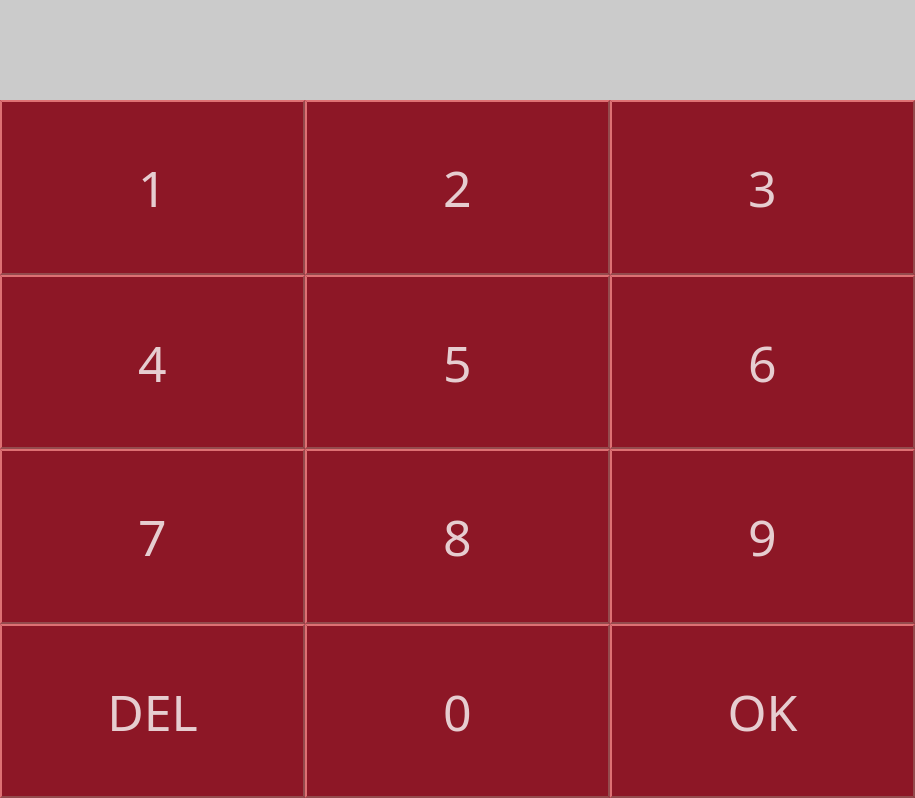
<?xml version="1.0" encoding="UTF-8"?>
<ui version="4.0">
 <class>main</class>
 <widget class="QMainWindow" name="main">
  <property name="geometry">
   <rect>
    <x>0</x>
    <y>0</y>
    <width>915</width>
    <height>798</height>
   </rect>
  </property>
  <property name="windowTitle">
   <string>MainWindow</string>
  </property>
  <property name="styleSheet">
   <string notr="true">#main{
background:transparent;
border-radius: 20px;
}
#base{
	background-color: rgba(59,22,66,120);

	border-radius: 20px;
}

#frame{
border-radius: 20px;
}

QPushButton{
	background-color: rgb(141, 23, 38);
	color: rgba(255, 255, 255,200);
    border-style: outset;
    padding: 2px;
    font: 50px Arial Black;
    border-width: 2px;
	border-color: rgb(148, 75, 77);
}

#texto{
	background-color: rgb(203, 203, 203);

}</string>
  </property>
  <widget class="QWidget" name="base">
   <property name="styleSheet">
    <string notr="true"/>
   </property>
   <layout class="QVBoxLayout" name="verticalLayout">
    <property name="spacing">
     <number>0</number>
    </property>
    <property name="leftMargin">
     <number>0</number>
    </property>
    <property name="topMargin">
     <number>0</number>
    </property>
    <property name="rightMargin">
     <number>0</number>
    </property>
    <property name="bottomMargin">
     <number>0</number>
    </property>
    <item>
     <widget class="QFrame" name="frame">
      <property name="frameShape">
       <enum>QFrame::StyledPanel</enum>
      </property>
      <property name="frameShadow">
       <enum>QFrame::Raised</enum>
      </property>
      <layout class="QVBoxLayout" name="verticalLayout_2">
       <property name="spacing">
        <number>0</number>
       </property>
       <property name="leftMargin">
        <number>0</number>
       </property>
       <property name="topMargin">
        <number>0</number>
       </property>
       <property name="rightMargin">
        <number>0</number>
       </property>
       <property name="bottomMargin">
        <number>0</number>
       </property>
       <item>
        <widget class="QWidget" name="c_texto" native="true">
         <property name="minimumSize">
          <size>
           <width>0</width>
           <height>100</height>
          </size>
         </property>
         <property name="maximumSize">
          <size>
           <width>16777215</width>
           <height>100</height>
          </size>
         </property>
         <layout class="QHBoxLayout" name="horizontalLayout_6">
          <property name="spacing">
           <number>0</number>
          </property>
          <property name="leftMargin">
           <number>0</number>
          </property>
          <property name="topMargin">
           <number>0</number>
          </property>
          <property name="rightMargin">
           <number>0</number>
          </property>
          <property name="bottomMargin">
           <number>0</number>
          </property>
          <item>
           <widget class="QLabel" name="texto">
            <property name="sizePolicy">
             <sizepolicy hsizetype="Expanding" vsizetype="Expanding">
              <horstretch>0</horstretch>
              <verstretch>0</verstretch>
             </sizepolicy>
            </property>
            <property name="font">
             <font>
              <pointsize>40</pointsize>
              <bold>true</bold>
             </font>
            </property>
            <property name="styleSheet">
             <string notr="true">#QPushButton{
	background-color: rgb(170, 170, 127);
}</string>
            </property>
            <property name="text">
             <string/>
            </property>
            <property name="alignment">
             <set>Qt::AlignCenter</set>
            </property>
           </widget>
          </item>
         </layout>
        </widget>
       </item>
       <item>
        <widget class="QWidget" name="text" native="true">
         <property name="styleSheet">
          <string notr="true">#QPushButton{
size:100x100
}</string>
         </property>
         <layout class="QGridLayout" name="gridLayout">
          <property name="leftMargin">
           <number>0</number>
          </property>
          <property name="topMargin">
           <number>0</number>
          </property>
          <property name="rightMargin">
           <number>0</number>
          </property>
          <property name="bottomMargin">
           <number>0</number>
          </property>
          <property name="spacing">
           <number>0</number>
          </property>
          <item row="0" column="0">
           <widget class="QWidget" name="B1" native="true">
            <layout class="QHBoxLayout" name="horizontalLayout">
             <property name="spacing">
              <number>0</number>
             </property>
             <property name="leftMargin">
              <number>0</number>
             </property>
             <property name="topMargin">
              <number>0</number>
             </property>
             <property name="rightMargin">
              <number>0</number>
             </property>
             <property name="bottomMargin">
              <number>0</number>
             </property>
             <item>
              <widget class="QPushButton" name="btn1">
               <property name="sizePolicy">
                <sizepolicy hsizetype="Minimum" vsizetype="Expanding">
                 <horstretch>0</horstretch>
                 <verstretch>0</verstretch>
                </sizepolicy>
               </property>
               <property name="font">
                <font>
                 <family>Arial Black</family>
                 <pointsize>-1</pointsize>
                 <italic>false</italic>
                 <bold>false</bold>
                </font>
               </property>
               <property name="text">
                <string>1</string>
               </property>
              </widget>
             </item>
            </layout>
           </widget>
          </item>
          <item row="0" column="1">
           <widget class="QWidget" name="B2" native="true">
            <layout class="QVBoxLayout" name="verticalLayout_3">
             <property name="spacing">
              <number>0</number>
             </property>
             <property name="leftMargin">
              <number>0</number>
             </property>
             <property name="topMargin">
              <number>0</number>
             </property>
             <property name="rightMargin">
              <number>0</number>
             </property>
             <property name="bottomMargin">
              <number>0</number>
             </property>
             <item>
              <widget class="QPushButton" name="btn2">
               <property name="sizePolicy">
                <sizepolicy hsizetype="Minimum" vsizetype="Expanding">
                 <horstretch>0</horstretch>
                 <verstretch>0</verstretch>
                </sizepolicy>
               </property>
               <property name="font">
                <font>
                 <family>Arial Black</family>
                 <pointsize>-1</pointsize>
                 <italic>false</italic>
                 <bold>false</bold>
                </font>
               </property>
               <property name="text">
                <string>2</string>
               </property>
              </widget>
             </item>
            </layout>
           </widget>
          </item>
          <item row="0" column="2">
           <widget class="QWidget" name="B3" native="true">
            <layout class="QHBoxLayout" name="horizontalLayout_2">
             <property name="spacing">
              <number>0</number>
             </property>
             <property name="leftMargin">
              <number>0</number>
             </property>
             <property name="topMargin">
              <number>0</number>
             </property>
             <property name="rightMargin">
              <number>0</number>
             </property>
             <property name="bottomMargin">
              <number>0</number>
             </property>
             <item>
              <widget class="QPushButton" name="btn3">
               <property name="sizePolicy">
                <sizepolicy hsizetype="Minimum" vsizetype="Expanding">
                 <horstretch>0</horstretch>
                 <verstretch>0</verstretch>
                </sizepolicy>
               </property>
               <property name="font">
                <font>
                 <family>Arial Black</family>
                 <pointsize>-1</pointsize>
                 <italic>false</italic>
                 <bold>false</bold>
                </font>
               </property>
               <property name="text">
                <string>3</string>
               </property>
              </widget>
             </item>
            </layout>
           </widget>
          </item>
          <item row="1" column="0">
           <widget class="QWidget" name="B4" native="true">
            <layout class="QHBoxLayout" name="horizontalLayout_3">
             <property name="spacing">
              <number>0</number>
             </property>
             <property name="leftMargin">
              <number>0</number>
             </property>
             <property name="topMargin">
              <number>0</number>
             </property>
             <property name="rightMargin">
              <number>0</number>
             </property>
             <property name="bottomMargin">
              <number>0</number>
             </property>
             <item>
              <widget class="QPushButton" name="btn4">
               <property name="sizePolicy">
                <sizepolicy hsizetype="Minimum" vsizetype="Expanding">
                 <horstretch>0</horstretch>
                 <verstretch>0</verstretch>
                </sizepolicy>
               </property>
               <property name="font">
                <font>
                 <family>Arial Black</family>
                 <pointsize>-1</pointsize>
                 <italic>false</italic>
                 <bold>false</bold>
                </font>
               </property>
               <property name="text">
                <string>4</string>
               </property>
              </widget>
             </item>
            </layout>
           </widget>
          </item>
          <item row="1" column="1">
           <widget class="QWidget" name="B5" native="true">
            <layout class="QHBoxLayout" name="horizontalLayout_4">
             <property name="spacing">
              <number>0</number>
             </property>
             <property name="leftMargin">
              <number>0</number>
             </property>
             <property name="topMargin">
              <number>0</number>
             </property>
             <property name="rightMargin">
              <number>0</number>
             </property>
             <property name="bottomMargin">
              <number>0</number>
             </property>
             <item>
              <widget class="QPushButton" name="btn5">
               <property name="sizePolicy">
                <sizepolicy hsizetype="Minimum" vsizetype="Expanding">
                 <horstretch>0</horstretch>
                 <verstretch>0</verstretch>
                </sizepolicy>
               </property>
               <property name="font">
                <font>
                 <family>Arial Black</family>
                 <pointsize>-1</pointsize>
                 <italic>false</italic>
                 <bold>false</bold>
                </font>
               </property>
               <property name="text">
                <string>5</string>
               </property>
              </widget>
             </item>
            </layout>
           </widget>
          </item>
          <item row="1" column="2">
           <widget class="QWidget" name="B6" native="true">
            <layout class="QHBoxLayout" name="horizontalLayout_5">
             <property name="spacing">
              <number>0</number>
             </property>
             <property name="leftMargin">
              <number>0</number>
             </property>
             <property name="topMargin">
              <number>0</number>
             </property>
             <property name="rightMargin">
              <number>0</number>
             </property>
             <property name="bottomMargin">
              <number>0</number>
             </property>
             <item>
              <widget class="QPushButton" name="btn6">
               <property name="sizePolicy">
                <sizepolicy hsizetype="Minimum" vsizetype="Expanding">
                 <horstretch>0</horstretch>
                 <verstretch>0</verstretch>
                </sizepolicy>
               </property>
               <property name="font">
                <font>
                 <family>Arial Black</family>
                 <pointsize>-1</pointsize>
                 <italic>false</italic>
                 <bold>false</bold>
                </font>
               </property>
               <property name="text">
                <string>6</string>
               </property>
              </widget>
             </item>
            </layout>
           </widget>
          </item>
          <item row="2" column="0">
           <widget class="QWidget" name="B7" native="true">
            <layout class="QHBoxLayout" name="horizontalLayout_8">
             <property name="spacing">
              <number>0</number>
             </property>
             <property name="leftMargin">
              <number>0</number>
             </property>
             <property name="topMargin">
              <number>0</number>
             </property>
             <property name="rightMargin">
              <number>0</number>
             </property>
             <property name="bottomMargin">
              <number>0</number>
             </property>
             <item>
              <widget class="QPushButton" name="btn7">
               <property name="sizePolicy">
                <sizepolicy hsizetype="Minimum" vsizetype="Expanding">
                 <horstretch>0</horstretch>
                 <verstretch>0</verstretch>
                </sizepolicy>
               </property>
               <property name="font">
                <font>
                 <family>Arial Black</family>
                 <pointsize>-1</pointsize>
                 <italic>false</italic>
                 <bold>false</bold>
                </font>
               </property>
               <property name="text">
                <string>7</string>
               </property>
              </widget>
             </item>
            </layout>
           </widget>
          </item>
          <item row="2" column="1">
           <widget class="QWidget" name="B8" native="true">
            <layout class="QHBoxLayout" name="horizontalLayout_9">
             <property name="spacing">
              <number>0</number>
             </property>
             <property name="leftMargin">
              <number>0</number>
             </property>
             <property name="topMargin">
              <number>0</number>
             </property>
             <property name="rightMargin">
              <number>0</number>
             </property>
             <property name="bottomMargin">
              <number>0</number>
             </property>
             <item>
              <widget class="QPushButton" name="btn8">
               <property name="sizePolicy">
                <sizepolicy hsizetype="Minimum" vsizetype="Expanding">
                 <horstretch>0</horstretch>
                 <verstretch>0</verstretch>
                </sizepolicy>
               </property>
               <property name="font">
                <font>
                 <family>Arial Black</family>
                 <pointsize>-1</pointsize>
                 <italic>false</italic>
                 <bold>false</bold>
                </font>
               </property>
               <property name="text">
                <string>8</string>
               </property>
              </widget>
             </item>
            </layout>
           </widget>
          </item>
          <item row="2" column="2">
           <widget class="QWidget" name="B9" native="true">
            <layout class="QHBoxLayout" name="horizontalLayout_10">
             <property name="spacing">
              <number>0</number>
             </property>
             <property name="leftMargin">
              <number>0</number>
             </property>
             <property name="topMargin">
              <number>0</number>
             </property>
             <property name="rightMargin">
              <number>0</number>
             </property>
             <property name="bottomMargin">
              <number>0</number>
             </property>
             <item>
              <widget class="QPushButton" name="btn9">
               <property name="sizePolicy">
                <sizepolicy hsizetype="Minimum" vsizetype="Expanding">
                 <horstretch>0</horstretch>
                 <verstretch>0</verstretch>
                </sizepolicy>
               </property>
               <property name="font">
                <font>
                 <family>Arial Black</family>
                 <pointsize>-1</pointsize>
                 <italic>false</italic>
                 <bold>false</bold>
                </font>
               </property>
               <property name="text">
                <string>9</string>
               </property>
              </widget>
             </item>
            </layout>
           </widget>
          </item>
          <item row="3" column="0">
           <widget class="QWidget" name="DEL" native="true">
            <layout class="QHBoxLayout" name="horizontalLayout_11">
             <property name="spacing">
              <number>0</number>
             </property>
             <property name="leftMargin">
              <number>0</number>
             </property>
             <property name="topMargin">
              <number>0</number>
             </property>
             <property name="rightMargin">
              <number>0</number>
             </property>
             <property name="bottomMargin">
              <number>0</number>
             </property>
             <item>
              <widget class="QPushButton" name="btnDel">
               <property name="sizePolicy">
                <sizepolicy hsizetype="Minimum" vsizetype="Expanding">
                 <horstretch>0</horstretch>
                 <verstretch>0</verstretch>
                </sizepolicy>
               </property>
               <property name="font">
                <font>
                 <family>Arial Black</family>
                 <pointsize>-1</pointsize>
                 <italic>false</italic>
                 <bold>false</bold>
                </font>
               </property>
               <property name="text">
                <string>DEL</string>
               </property>
              </widget>
             </item>
            </layout>
           </widget>
          </item>
          <item row="3" column="1">
           <widget class="QWidget" name="B0" native="true">
            <layout class="QHBoxLayout" name="horizontalLayout_7">
             <property name="spacing">
              <number>0</number>
             </property>
             <property name="leftMargin">
              <number>0</number>
             </property>
             <property name="topMargin">
              <number>0</number>
             </property>
             <property name="rightMargin">
              <number>0</number>
             </property>
             <property name="bottomMargin">
              <number>0</number>
             </property>
             <item>
              <widget class="QPushButton" name="btn0">
               <property name="sizePolicy">
                <sizepolicy hsizetype="Minimum" vsizetype="Expanding">
                 <horstretch>0</horstretch>
                 <verstretch>0</verstretch>
                </sizepolicy>
               </property>
               <property name="font">
                <font>
                 <family>Arial Black</family>
                 <pointsize>-1</pointsize>
                 <italic>false</italic>
                 <bold>false</bold>
                </font>
               </property>
               <property name="text">
                <string>0</string>
               </property>
              </widget>
             </item>
            </layout>
           </widget>
          </item>
          <item row="3" column="2">
           <widget class="QWidget" name="OK" native="true">
            <layout class="QHBoxLayout" name="horizontalLayout_12">
             <property name="spacing">
              <number>0</number>
             </property>
             <property name="leftMargin">
              <number>0</number>
             </property>
             <property name="topMargin">
              <number>0</number>
             </property>
             <property name="rightMargin">
              <number>0</number>
             </property>
             <property name="bottomMargin">
              <number>0</number>
             </property>
             <item>
              <widget class="QPushButton" name="btnOK">
               <property name="sizePolicy">
                <sizepolicy hsizetype="Minimum" vsizetype="Expanding">
                 <horstretch>0</horstretch>
                 <verstretch>0</verstretch>
                </sizepolicy>
               </property>
               <property name="font">
                <font>
                 <family>Arial Black</family>
                 <pointsize>-1</pointsize>
                 <italic>false</italic>
                 <bold>false</bold>
                </font>
               </property>
               <property name="text">
                <string>OK</string>
               </property>
              </widget>
             </item>
            </layout>
           </widget>
          </item>
         </layout>
        </widget>
       </item>
      </layout>
     </widget>
    </item>
   </layout>
  </widget>
 </widget>
 <resources/>
 <connections/>
</ui>
